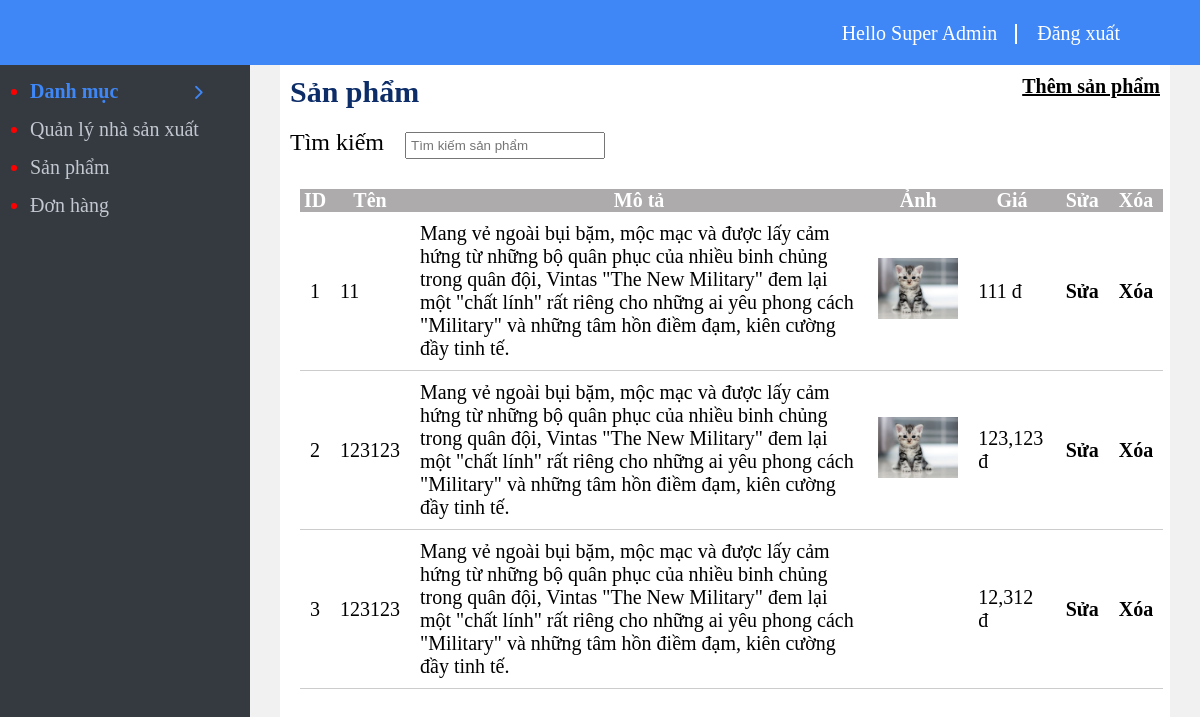
The page /admin/product/index.php (signed in) on the database its author committed.
### tables this page shows
CREATE TABLE `product` (
  `id` int(11) NOT NULL,
  `name` varchar(50) NOT NULL,
  `description` text NOT NULL,
  `img` text NOT NULL,
  `price` int(11) NOT NULL,
  `manufacturers_id` int(11) NOT NULL,
  `category_detail_id` int(11) NOT NULL
);

### admin/product/index.php (the view, shortened to what this page needs)
<?php require'../menu_top.php'?>
<?php require '../connect.php';
$tim_kiem='';
$sql="select * from product where name like '%$tim_kiem%'
or description like '%$tim_kiem%'
";
$result=mysqli_query($connect,$sql);
?>
	<h2 style="padding: 10px; display: inline-block; color: #0c2d68;" >Sản phẩm</h2>
	<a class="create_title" href="form_insert.php">Thêm sản phẩm</a>
	<div style="padding: 10px 10px;">
		<form action="">
			<span style="font-size: 24px;">Tìm kiếm</span>
		<input style="margin: 0 0 0 16px;" type="search" name="search" value="<?php echo $tim_kiem?>" placeholder="Tìm kiếm sản phẩm">
	</form></div>
	<table border="1" width="100%">
		<tr>
		<th >ID</th>
		<th >Tên</th>
		<th >Mô tả</th>
		<th >Ảnh</th>
		<th >Giá</th>
		<th >Sửa</th>
		<th >Xóa</th>
		</tr>
		<?php foreach ($result as $key => $each) { ?>
			<tr>
				<td><?php echo $key+1 ?></td>
				<td><?php echo $each['name'] ?></td>
				<td><?php echo $each['description'] ?></td>
				<td>
					<img width="80" src="photos/<?php echo $each['img'] ?>" alt="">
				</td>
				<td><?php echo number_format($each['price'] , 0, '', ','); ?> đ</td>
				<td >
					<a class="delete_style" href="form_update.php?id=<?php echo $each['id']?>">Sửa</a>
				</td>
			 	<td>
					<a class="delete_style" href="process_delete.php?id=<?php echo $each['id']?>">Xóa</a>
				</td>
			</tr>
		<?php } ?>
	</table>
<?php require'../menu_bottom.php'?>

### admin/menu_top.php (shortened to what this page needs)
<!DOCTYPE html>
<html lang="en">
<head>
	<link rel="stylesheet" href="../css/style.css">
	<link rel="stylesheet" href="https://cdnjs.cloudflare.com/ajax/libs/font-awesome/6.0.0-beta3/css/all.min.css" />
</head>
<body>
	<?php
	$id=$_SESSION['id'];
	require 'connect.php';
	$sql="select * from admin where id='$id'";
	$result=mysqli_query($connect,$sql);
	$each=mysqli_fetch_array($result);
	?>
	<div id="header" >
		<div class="header-compoment">
			<div class="header-logo">
			</div>
			<ul class="header-container ">
				<li class="header-list "><a href="" class="header-item header-item--effect" >Hello <?php echo $each['name']?>
				</a></li>
				<li class="header-list"><a href="../log_out.php" class="header-item " >Đăng xuất
				</a></li>
			</ul>
		</div>
	</div>
	<div id="container">
		<div class="navbar">
			<ul class="navbar-body">
				<li class="navbar-list pointer " id="category"><a class="navbar-item head_color">Danh mục <i id="toggle_icon" class="fas fa-chevron-right icon_padding"></i></a>
				</li>
				<li class="navbar-list"><a href="../manufactures" class="navbar-item">Quản lý nhà sản xuất</a></li>
				<li class="navbar-list"><a href="../product" class="navbar-item">Sản phẩm</a></li>
				<li class="navbar-list"><a href="" class="navbar-item">Đơn hàng</a></li>
			</ul>
		</div>
		<div class="main-body">

### admin/menu_bottom.php (shortened to what this page needs)
	</div>
	</div>
</body>
</html>

### admin/css/style.css (style rules this page uses)
* { margin: 0; padding: 0; box-sizing: none; }
#header { width: 100%; height: 65px; background-color: #3f87f6 ; position: fixed; top: 0; }
#container { margin-top: 65px; width: 100%; height: 100vh; background-color: #f1f1f1; }
.navbar { position: fixed; height: 100%; width: 250px; background-color: #343a40; left: 0; }
.main-body { margin-left:280px ; margin-right:30px ; font-size: 20px; min-height: 100%; background-color: white; }
.navbar-list { margin: 15px 15px 10px 30px; font-size: 20px ; color: red; }
.navbar-item { text-decoration: none; color: #c2c7d0; }
.header-compoment { display: flex; justify-content: space-between; padding: 0 100px; }
.header-container { display: flex; margin-right:-40px ; }
.header-list { list-style: none; padding: 22px 20px; }
.header-item { text-decoration: none; color: white; font-size: 20px; }
.header-item { position: relative; }
.header-item--effect::after { content: ""; display: block; position: absolute; border-right:2px solid white; height: 20px; top: 2px; right: -20px; }
.icon_padding { padding-left: 70px; font-size: 15px; }
.pointer { cursor: pointer; }
.head_color { color: #3f87f6; font-weight: 550; }
table, td, th { border: 0 solid black; }
table { width: 97%; border-collapse: collapse; margin: 20px; }
table, td { border-bottom: 1px solid #ccc; padding: 10px; }
.delete_style { text-decoration: none; color: black; font-weight: bold; }
.create_title { padding: 10px; color: black; float: right; font-weight: 600; }
th { color: white; background-color: #adabab; }
input ,textarea ,select { width: 200px; padding: 4px; margin: 4px; }
input { outline: none; }

### rows shown on the page
product: name "11", description "Mang vẻ ngoài bụi bặm, mộc mạc và được lấy cảm hứng từ những bộ quân phục của nhiều binh chủng trong quân đội, Vintas \"The New Military\" đem lại một \"chất lính\" rất riêng cho những ai yêu phong cách \"Military\" và những tâm hồn điềm đạm, kiên cường đầy tinh tế.", img (picture), price "111"
product: name "123123", description "Mang vẻ ngoài bụi bặm, mộc mạc và được lấy cảm hứng từ những bộ quân phục của nhiều binh chủng trong quân đội, Vintas \"The New Military\" đem lại một \"chất lính\" rất riêng cho những ai yêu phong cách \"Military\" và những tâm hồn điềm đạm, kiên cường đầy tinh tế.", img (picture), price "123,123"
product: name "123123", description "Mang vẻ ngoài bụi bặm, mộc mạc và được lấy cảm hứng từ những bộ quân phục của nhiều binh chủng trong quân đội, Vintas \"The New Military\" đem lại một \"chất lính\" rất riêng cho những ai yêu phong cách \"Military\" và những tâm hồn điềm đạm, kiên cường đầy tinh tế.", price "12,312"

### other values the page prints
$each['name'] "Super Admin"
